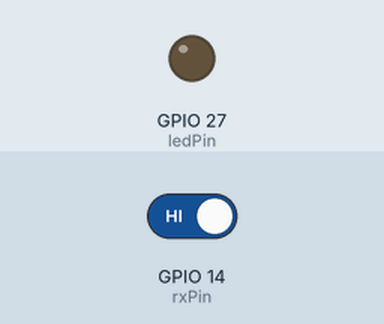
Simulated run of this sketch. Board: ESP32. Shown: output pins drawn as LEDs (lit = HIGH). The inputs (shaded band) are chosen by the test bench; at power-on: GPIO 14 (rxPin) HIGH. Nothing arrives over Bluetooth unless stated; what the sketch prints to the serial monitor is not drawn.

Above: at 1.2 s.
1.3 s: GPIO 14 (rxPin) driven LOW
At 2.5 s:
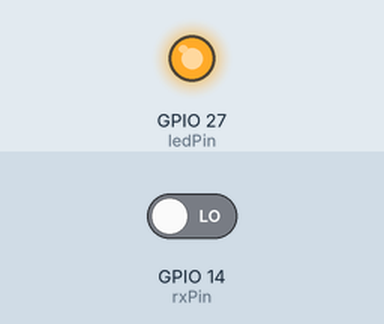
2.8 s: GPIO 14 (rxPin) driven HIGH
At 3.4 s:
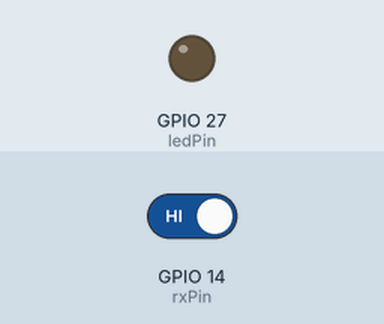
Timing chart, 0 to 5.8 s (numbered marks = the images above; inputs shaded):
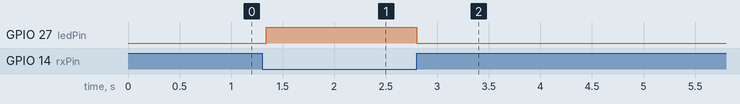

Measured:
- after the input at 1.3 s, GPIO 27 (ledPin): LOW → HIGH at once
- after the input at 2.8 s, GPIO 27 (ledPin): HIGH → LOW at once

The sketch:

connect_bluetooth.ino
```cpp
#include "BluetoothSerial.h"
BluetoothSerial SerialBT;

// Pinos
const int rxPin      = 14;    // DATA do receptor (via divisor p/ 3.3V)
const int ledPin     = 27;     // LED do ESP32

// Config (ajuste conforme necessário)
const int ACTIVE_LEVEL = LOW; // Troque para HIGH se seu receptor ficar HIGH com sinal
const uint16_t SAMPLE_MS   = 2;   // período de amostragem em ms
const uint16_t NEED_STREAK = 20;  // nº de amostras consecutivas do nível ativo para validar

// Estado
uint16_t streak = 0;
bool latched = false;   // true = sinal estável detectado
bool sent = false;      // true = já enviamos "1" enquanto latched

void setup() {
  Serial.begin(115200);
  SerialBT.begin("ESP32-RX"); // nome do bluetooth
  pinMode(rxPin, INPUT);
  pinMode(ledPin, OUTPUT);
  digitalWrite(ledPin, LOW);

  Serial.println();
  Serial.println("Filtro RF 433 - inicializado");
  Serial.println("0/1 no Serial, LED e envio BT quando sinal estável");
  Serial.printf("ACTIVE_LEVEL=%s, SAMPLE_MS=%u, NEED_STREAK=%u\n",
                (ACTIVE_LEVEL==LOW? "LOW":"HIGH"), SAMPLE_MS, NEED_STREAK);
}

void loop() {
  int v = digitalRead(rxPin);

  // Mostra 0/1 no serial (útil para debugar)
  Serial.println(v == HIGH ? 1 : 0);

  // Conta sequências do nível ativo
  if (v == ACTIVE_LEVEL) {
    if (streak < 0xFFFF) streak++;
  } else {
    // sinal não presente: reseta contadores e flags
    streak = 0;
    if (latched) {
      // houve sinal antes e agora acabou -> enviar "0" via BT (once)
      SerialBT.println("0");
      Serial.println("Enviado: 0");
    }
    latched = false;
    sent = false;
    digitalWrite(ledPin, LOW);
  }

  // Se atingir a estabilidade do sinal e ainda não "latched"
  if (!latched && streak >= NEED_STREAK) {
    latched = true;
    // Acende LED e envia "1" (uma vez)
    digitalWrite(ledPin, HIGH);
    if (!sent) {
      SerialBT.println("1");
      Serial.println("Enviado: 1");
      sent = true;
    }
  }

  delay(SAMPLE_MS);
}
```
